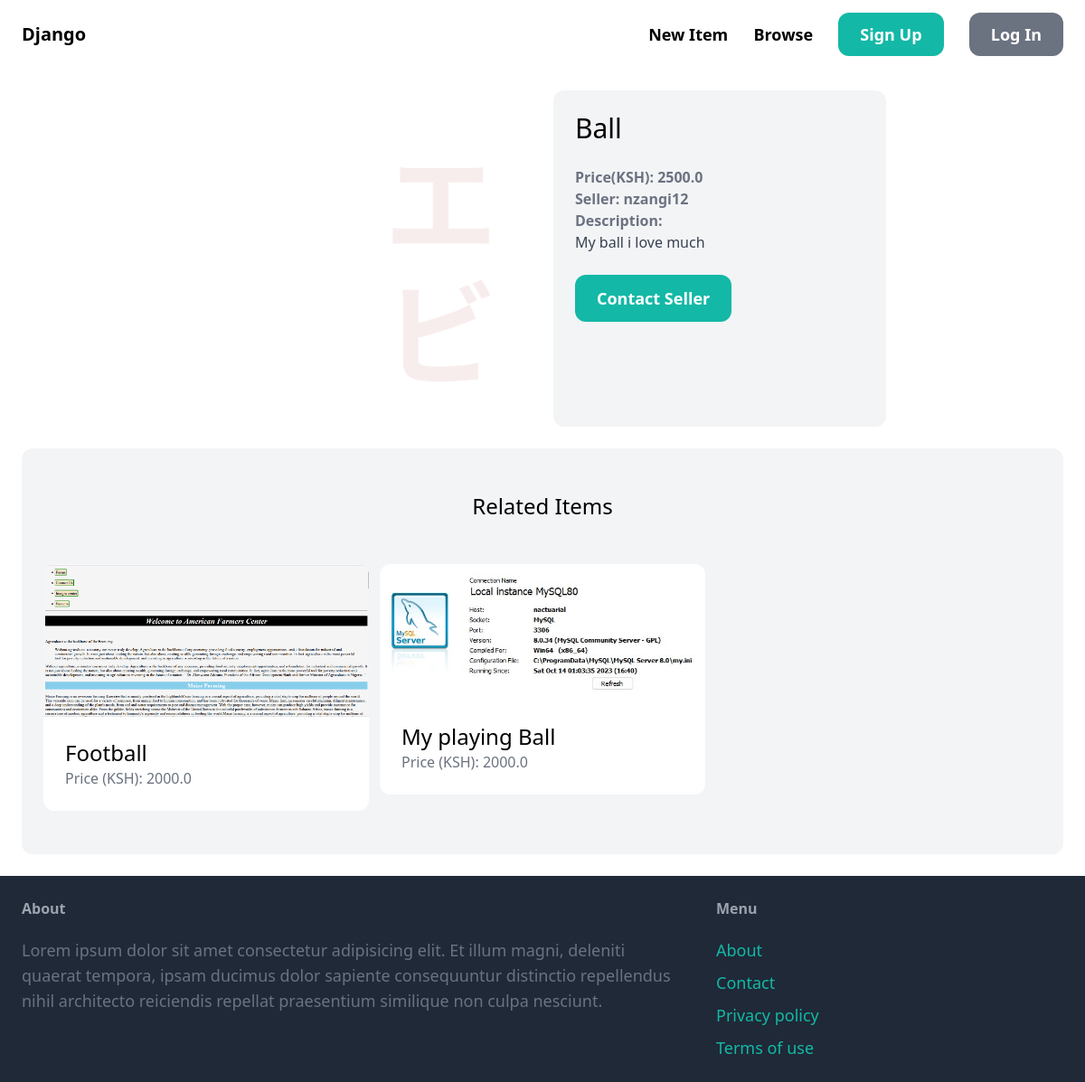
/items/6/, run on the app's committed database.
### item/models.py (models this page shows)
class Item(models.Model):
    category = models.ForeignKey(Category,related_name='items',on_delete=models.CASCADE)
    name = models.CharField(max_length=255)
    description = models.TextField(blank=True,null=True)
    price = models.FloatField()
    image = models.ImageField(upload_to='item_images',blank=True,null=True)
    is_sold = models.BooleanField(default=False)
    created_by = models.ForeignKey(User,related_name='items',on_delete=models.CASCADE)
    created_at = models.DateTimeField(auto_now_add=True)

### item/views.py (the view)
# urls.py: path('<int:pk>/', views.detail, name='detail')
def detail(request, pk):
    item = get_object_or_404(Item, pk=pk)
    related_items = Item.objects.filter(category=item.category,is_sold=False).exclude(pk=pk)[0:3]
    return render(request, "item/detail.html", {
        'item': item,
        'related_items': related_items,
    })

### item/templates/item/detail.html (shortened to what this page needs)
{% extends 'core/base.html'%}
{% block content %}
    <div class="grid grid-cols-6 gap-6">
        <div class="col-span-3">
            <img  src ="{{ item.image.url }}" class="rounded-xl" alt="image">
        </div>
        <div class="col-span-2 p-6 bg-gray-100 rounded-xl">
            <h2 class="mb-6 text-3xl ">{{ item.name }}</h2>
            <p class="text-gray-500 "><strong>Price(KSH): {{ item.price }}</strong></p>
            <p class="text-gray-500 "><strong>Seller: {{ item.created_by }}</strong></p>
            {% if item.description %}
                <p class="text-gray-700"><strong class="text-gray-500">Description:<br></strong>{{ item.description }}</p>
            {% endif %}
            <a href="#" class="inline-block mt-6 px-6 py-3 text-lg font-semibold bg-teal-500 text-white rounded-xl hover:bg-teal-700">Contact Seller</a>
        </div>
    </div>
    <div class="mt-6 px-6 py-12 bg-gray-100 rounded-xl">
        <h2 class="mb-12 text-2xl text-center">Related Items</h2>
        <div class="grid grid-cols-3 gap-3">
            {% for item in related_items %}
                <div>
                    <a href="{% url 'item:detail' item.id %}">
                        <div><img src="{{item.image.url }}" class="rounded-t-xl"></div>
                        <div class="p-6 bg-white rounded-b-xl">
                            <h2 class="text-2xl">{{ item.name }}</h2>
                            <p class="text-gray-500">Price (KSH): {{ item.price }}</p>
                        </div>
                    </a>
                </div>
            {% endfor %}
        </div>
    </div>
{% endblock %}

### data on the page
Item: image (picture), name "Ball", price "2500.0", created_by "nzangi12", description "My ball i love much"
Item: image (picture), name "Football", price "2000.0"
Item: image (picture), name "My playing Ball", price "2000.0"
